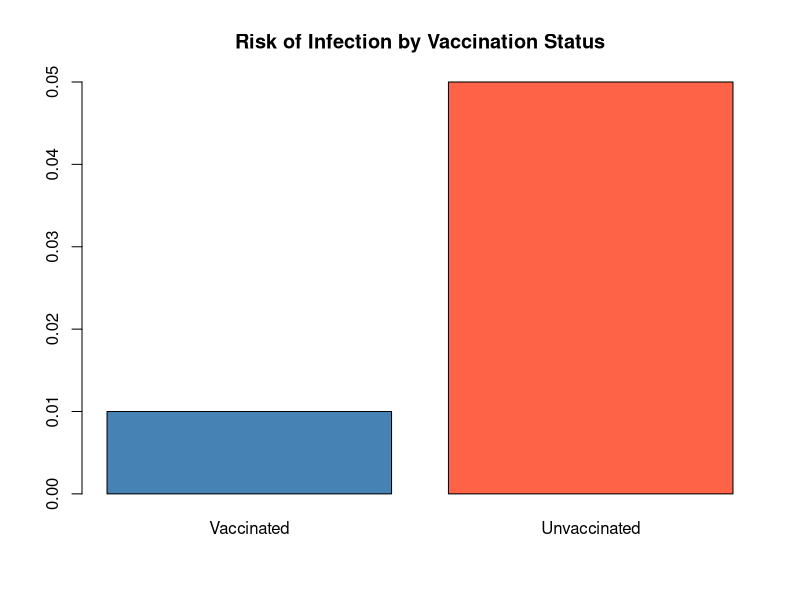

The R source for this figure:
## ---- chunk 1
group <- c("Vaccinated", "Unvaccinated")
cases <- c(5, 25)
population <- c(500, 500)

risk <- cases / population

barplot(risk, names.arg = group, col = c("steelblue", "tomato"),
main = "Risk of Infection by Vaccination Status")
